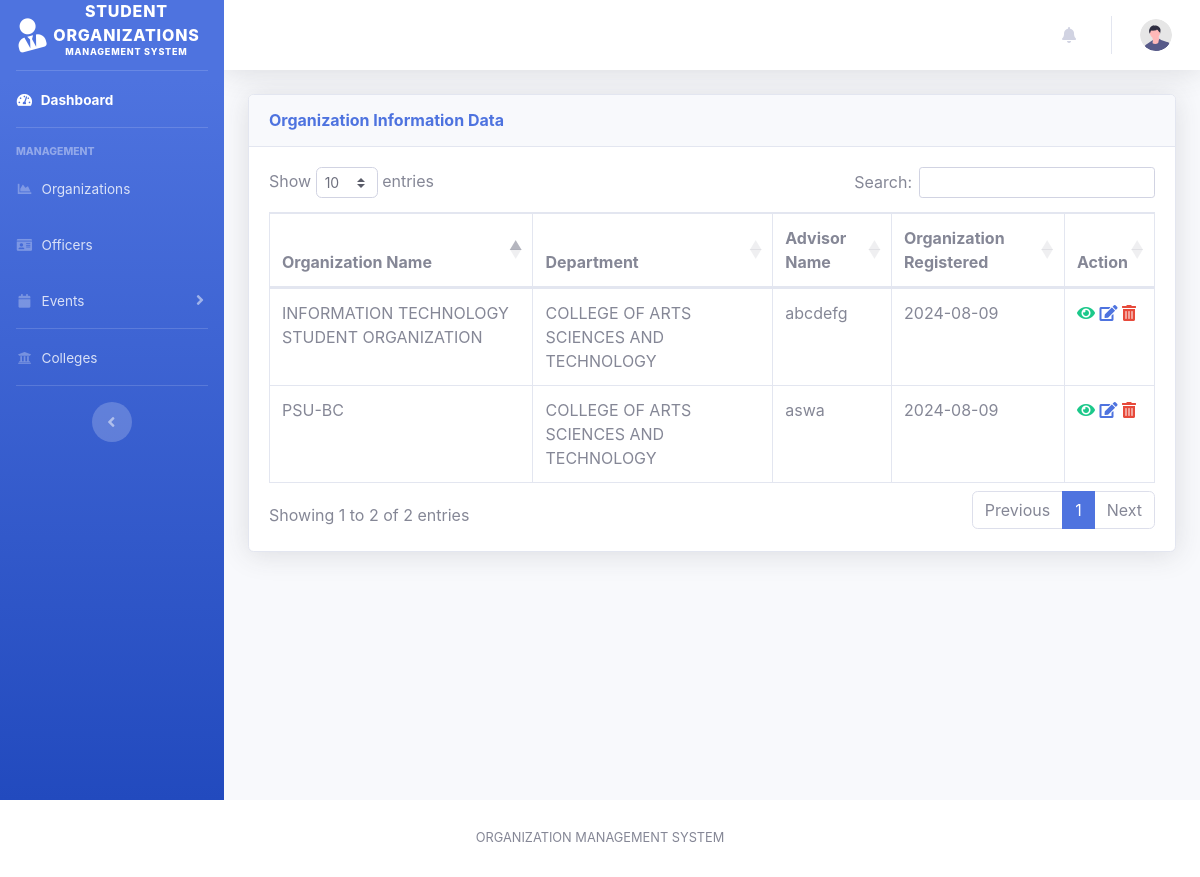
/officer/organizations_data.php (signed in), run on the app's committed database.
### tables this page shows
CREATE TABLE `officers`  (
  `id` int NOT NULL AUTO_INCREMENT,
  `student_name` varchar(255) NOT NULL,
  `officer_email` varchar(255) NOT NULL,
  `officer_phone` varchar(20) NOT NULL,
  `course` int NOT NULL,
  `year` varchar(255) NOT NULL,
  `organization_name` varchar(255) NOT NULL,
  `position` varchar(50) NOT NULL,
  `personal_statement` text NOT NULL,
  PRIMARY KEY (`id`) USING BTREE
);

CREATE TABLE `organizations`  (
  `id` int NOT NULL AUTO_INCREMENT,
  `organization_name` varchar(255) NOT NULL,
  `organization_type` varchar(255) NOT NULL,
  `department` varchar(255) NOT NULL,
  `advisor_name` varchar(255) NOT NULL,
  `contact_email` varchar(255) NOT NULL,
  `logo` varchar(255) NOT NULL,
  `created_at` date NOT NULL DEFAULT current_timestamp,
  `requirements` varchar(255) NULL DEFAULT NULL,
  PRIMARY KEY (`id`) USING BTREE
);

### officer/organizations_data.php (the view, shortened to what this page needs)
<?php
include("user_header.php");
include("../include/connection.php");
$session_id = $_SESSION['id'];
$query = "SELECT O.*, ORG.organization_name AS orgname , ORG.*
FROM officers AS O
INNER JOIN organizations AS ORG ON ORG.id = O.organization_name
WHERE student_name = '$session_id' ";
$result = mysqli_query($connection, $query);
?>
<body id="page-top">
    <div id="wrapper">
        <?php
        include("user_sidebar.php");
        ?>
        <div id="content-wrapper" class="d-flex flex-column">
            <div id="content">
                <?php
                include("user_topbar.php");
                ?>
                <div class="container-fluid">
                    <div class="card shadow mb-4">
                        <div class="card-header py-3">
                            <h6 class="m-0 font-weight-bold text-primary">Organization Information Data</h6>
                        </div>
                        <div class="card-body">
                            <div class="table-responsive">
                                <table class="table table-bordered" id="organizationTable" width="100%" cellspacing="0">
                                    <thead>
                                        <tr>
                                            <th>Organization Name</th>
                                            <th>Department</th>
                                            <th>Advisor Name</th>
                                            <th>Organization Registered</th>
                                            <th>Action</th>
                                        </tr>
                                    </thead>
                                    <tbody>
                                        <?php
                                        while ($row = mysqli_fetch_assoc($result)) {
                                            echo "<tr>";
                                            echo "<td>" . $row['orgname'] . "</td>";
                                            echo "<td>" . $row['department'] . "</td>";
                                            echo "<td>" . $row['advisor_name'] . "</td>";
                                            echo "<td>" . $row['created_at'] . "</td>";
                                            echo "<td>";
                                            echo "<a href='view_org.php?id=" . $row['id'] . "'><i class='fas fa-eye text-success'></i></a> ";
                                            echo "<a href='#' data-toggle='modal' data-target='#editModal" . $row['id'] . "'><i class='fas fa-edit text-primary'></i></a> ";
                                            echo "<a href='#' data-toggle='modal' data-target='#deleteModal" . $row['id'] . "'><i class='fas fa-trash-alt text-danger'></i></a>";
                                            echo "</td>";
                                            echo "</tr>";
                                        }
                                        ?>
                                    </tbody>
                                </table>
                            </div>
                        </div>
                    </div>
        </div>
    </div>
</div>
</div>
    <?php
    include("user_footer.php");
    ?>

### data on the page
officers: organizations.organization_name "INFORMATION TECHNOLOGY STUDENT ORGANIZATION", organizations.department "COLLEGE OF ARTS SCIENCES AND TECHNOLOGY", organizations.advisor_name "abcdefg", organizations.created_at "2024-08-09"
officers: organizations.organization_name "PSU-BC", organizations.department "COLLEGE OF ARTS SCIENCES AND TECHNOLOGY", organizations.advisor_name "aswa", organizations.created_at "2024-08-09"
